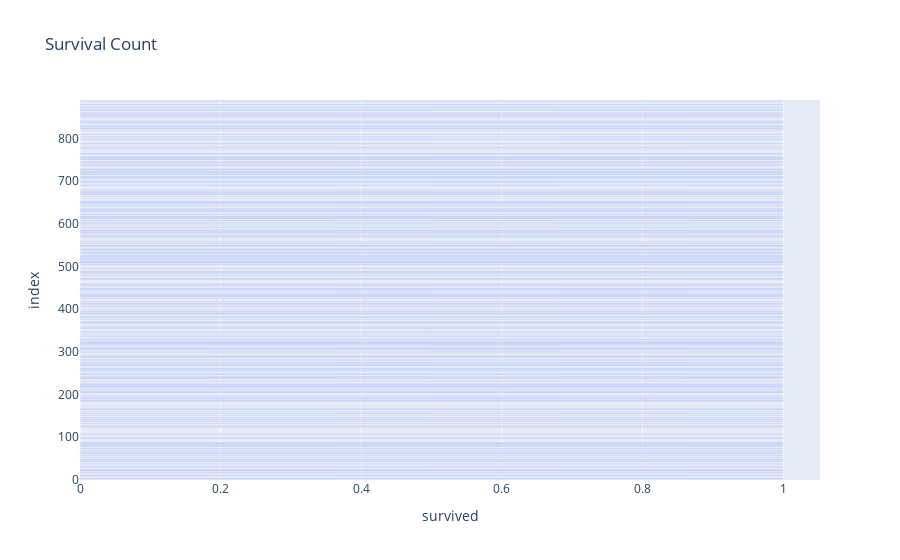

The cell this chart's notebook holds for it:
### Code cell
import plotly.express as px



# 1. Bar Chart - Count of Survived Passengers
fig1 = px.bar(df, x="survived", title="Survival Count", labels={"Survived": "Survived (0 = No, 1 = Yes)"})
fig1.show()

### Figure 1 — Plotly figure (JSON) as saved in the notebook; plotly's stock layout.template omitted (floating-point values rounded to 4 significant figures; data arrays with more than 128 entries replaced by an {"elided": "..."} marker saying what was removed)
{"data": [{"alignmentgroup": "True", "hovertemplate": "survived=%{x}<br>index=%{y}<extra></extra>", "legendgroup": "", "marker": {"color": "#636efa", "pattern": {"shape": ""}}, "name": "", "offsetgroup": "", "orientation": "h", "showlegend": false, "textposition": "auto", "type": "bar", "x": {"elided": "891 int values"}, "xaxis": "x", "y": {"elided": "891 int values"}, "yaxis": "y"}], "layout": {"barmode": "relative", "legend": {"tracegroupgap": 0}, "title": {"text": "Survival Count"}, "xaxis": {"anchor": "y", "domain": [0, 1], "title": {"text": "survived"}}, "yaxis": {"anchor": "x", "domain": [0, 1], "title": {"text": "index"}}}}
